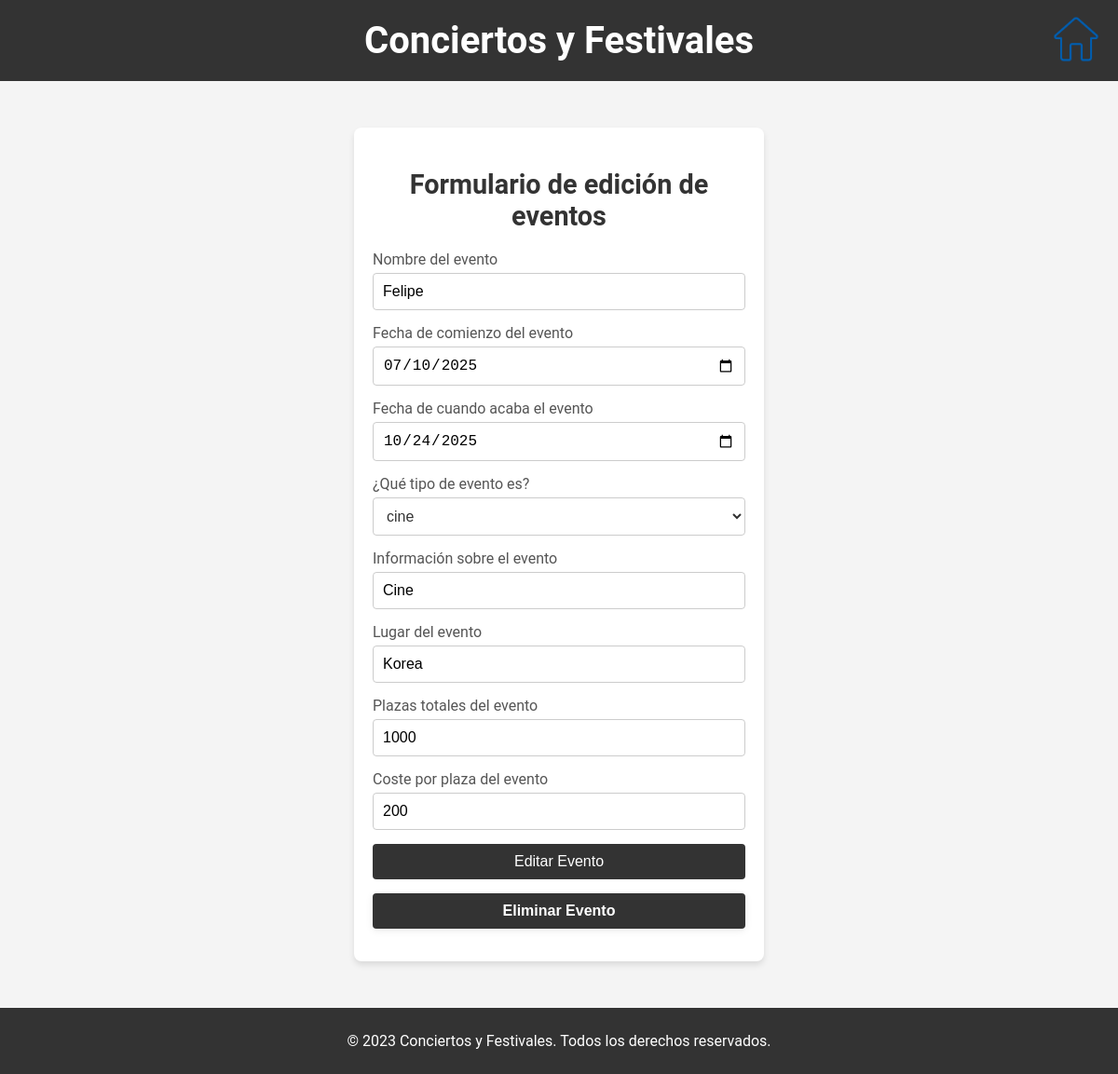
/views/editEvent.php?evento=Felipe (signed in), run on the app's committed database.
### tables this page shows
CREATE TABLE `eventos` (
  `id` int(11) NOT NULL,
  `nombre` varchar(45) NOT NULL,
  `descripcion` varchar(45) DEFAULT NULL,
  `idTipoEvento` int(11) NOT NULL,
  `plazas` smallint(15) NOT NULL,
  `precio` float DEFAULT NULL,
  `lugar` varchar(45) DEFAULT NULL,
  `fInicio` date DEFAULT NULL,
  `fFinal` date DEFAULT NULL,
  `usuarios_id` int(11) NOT NULL,
  `imagen` varchar(45) NOT NULL
);

### Datos/Database.php (called while the page is built, shortened)
<?php
class Database {
    private static $instance = null;
    private function __construct() {
        $host = 'localhost';
        $db   = 'ConFest';
        $user = 'root';
        $pass = '';
        $charset = 'utf8';
        $dsn = "mysql:host=$host;dbname=$db;charset=$charset";
        $options = [
            PDO::ATTR_ERRMODE            => PDO::ERRMODE_EXCEPTION,
            PDO::ATTR_DEFAULT_FETCH_MODE => PDO::FETCH_ASSOC,
            PDO::ATTR_EMULATE_PREPARES   => false,
        ];
        try {
            $this->pdo = new PDO($dsn, $user, $pass, $options);
        } catch (\PDOException $e) {
            throw new \PDOException($e->getMessage(), (int)$e->getCode());
        }
    }
    public static function getInstance() {
        if (self::$instance === null) {
            self::$instance = new Database();
        }
        return self::$instance->pdo;
    }
}

### controllers/EventController.php (called while the page is built, shortened)
<?php
require_once __DIR__ . '/../Datos/Database.php';
require_once __DIR__ . '/../models/Event.php';
class EventController {
    private $pdo;
    public function __construct() {
        $this->pdo = Database::getInstance();
    }
    public function getByNombre($nombre) {
        $stmt = $this->pdo->prepare("SELECT * FROM eventos WHERE nombre = ?");
        $stmt->execute([$nombre]);
        $row = $stmt->fetch();
        return $row ? new Event($row) : null;
    }
    public function getTiposDeEventos() {
        $stmt = $this->pdo->query("SELECT id, tipo FROM TiposDeEventos");
        $tipos = [];
        while ($row = $stmt->fetch()) {
            $tipos[$row['id']] = $row['tipo'];
        }
        return $tipos;
    }
}

### models/Event.php (called while the page is built, shortened)
<?php
class Event {
    public function __construct($data) {
        $this->nombre = $data['nombre'] ?? '';
        $this->descripcion = $data['descripcion'] ?? '';
        $this->idTipoEvento = $data['idTipoEvento'] ?? null;
        $this->plazas = $data['plazas'] ?? 0;
        $this->precio = $data['precio'] ?? 0;
        $this->lugar = $data['lugar'] ?? '';
        $this->fInicio = $data['fInicio'] ?? '';
        $this->fFinal = $data['fFinal'] ?? '';
    }
}
?>

### views/editEvent.php (the view, shortened to what this page needs)
<?php
require_once __DIR__ . '/../controllers/EventController.php';
$eventController = new EventController();
$tipos = $eventController->getTiposDeEventos();
$nombreEvento = $_GET['evento'] ?? $_POST['nombre_original'] ?? '';
$evento = $eventController->getByNombre($nombreEvento);
?>
<!DOCTYPE html>
<html lang="es">
<head>
    <link rel="stylesheet" href="../estilo-index.css?v=<?= time() ?>">
</head>
<body>
    <header>
        <h1>Conciertos y Festivales</h1>
        <div class="iconHeader">
            <a href="../index.php" class="iconLogIn">
                <img src="../Imagenes/home.png" alt="Volver al inicio">
            </a>
        </div>
    </header>
    <div class="containerForm">
        <h2>Formulario de edición de eventos</h2>
        <?php if ($evento): ?>
        <form action="" method="POST" class="form" id="eventForm">
            <div class="groupForm">
                <label for="nombre">Nombre del evento</label>
                <input type="text" id="nombre" name="nombre" value="<?= htmlspecialchars($_POST['nombre'] ?? $evento->nombre) ?>">
            </div>
            <div class="groupForm">
                <label for="fechaInicial">Fecha de comienzo del evento</label>
                <input type="date" id="fechaInicial" name="fechaInicial" value="<?= htmlspecialchars($_POST['fechaInicial'] ?? $evento->fInicio) ?>">
            </div>
            <div class="groupForm">
                <label for="fechaFinal">Fecha de cuando acaba el evento</label>
                <input type="date" id="fechaFinal" name="fechaFinal" value="<?= htmlspecialchars($_POST['fechaFinal'] ?? $evento->fFinal) ?>">
            </div>
            <div class="groupForm">
                <label for="idTipoEvento">¿Qué tipo de evento es?</label>
                <select name="idTipoEvento" id="idTipoEvento">
                    <?php foreach ($tipos as $id => $tipo): ?>
                        <option value="<?= $id ?>" <?= (($_POST['idTipoEvento'] ?? $evento->idTipoEvento) == $id) ? 'selected' : '' ?>>
                            <?= htmlspecialchars($tipo) ?>
                        </option>
                    <?php endforeach; ?>
                </select>
            </div>
            <div class="groupForm">
                <label for="informacionEvento">Información sobre el evento</label>
                <input type="text" id="informacionEvento" name="informacionEvento" value="<?= htmlspecialchars($_POST['informacionEvento'] ?? $evento->descripcion) ?>">
            </div>
            <div class="groupForm">
                <label for="lugar">Lugar del evento</label>
                <input type="text" id="lugar" name="lugar" value="<?= htmlspecialchars($_POST['lugar'] ?? $evento->lugar) ?>">
            </div>
            <div class="groupForm">
                <label for="plazas">Plazas totales del evento</label>
                <input type="number" id="plazas" name="plazas" value="<?= htmlspecialchars($evento->plazas) ?>" readonly>
            </div>
            <div class="groupForm">
                <label for="costePorPlaza">Coste por plaza del evento</label>
                <input type="number" id="costePorPlaza" name="costePorPlaza" value="<?= htmlspecialchars($_POST['costePorPlaza'] ?? $evento->precio) ?>" step="any">
            </div>
            <div class="groupForm">
                <button type="submit">Editar Evento</button>
            </div>
        </form>
        <div class="groupForm">
            <form action="" method="POST" onsubmit="return confirm('¿Seguro que deseas eliminar este evento?');">
                <button type="submit" name="eliminar" value="1" class="botonEliminarEvento">Eliminar Evento</button>
            </form>
        </div>
        <?php endif; ?>
    </div>
    <footer>
        <div id="center">
            <p>&copy; 2023 Conciertos y Festivales. Todos los derechos reservados.</p>
        </div>
    </footer>
</body>
</html>

### estilo-index.css (style rules this page uses)
html, body { font-family: 'Roboto', sans-serif; height: 100%; margin: 0; padding: 0; background-color: #f4f4f4; }
body { min-height: 100vh; display: flex; flex-direction: column; }
header h1 { margin: 0; font-size: 2.5rem; }
header { position: relative; background-color: #333; color: #fff; padding: 20px 0; text-align: center; }
.iconHeader { position: absolute; top: 50%; right: 20px; display: flex; align-items: center; transform: translateY(-50%); gap: 10px; }
.iconHeader .iconEdit img, .iconHeader .iconLogIn img { object-fit: contain; cursor: pointer; display: inline-block; }
.iconLogIn { order: 1; }
.iconLogIn img { width: 50px; height: 50px; cursor: pointer; }
footer { background-color: #333; color: #fff; padding: 10px 0; margin-top: 20px; display: flex; justify-content: space-between; align-items: center; text-align: center; margin-top: auto; }
footer div { flex: 1; display: flex; align-items: center; justify-content: center; }
footer #center { justify-content: center; }
.containerForm { max-width: 600px; width: 90%; max-width: 400px; margin: 50px auto; padding: 20px; background-color: #fff; border-radius: 8px; box-shadow: 0 4px 6px rgba(0, 0, 0, 0.1); text-align: center; }
.containerForm h2 { margin-bottom: 20px; font-size: 1.8rem; color: #333; }
.groupForm { margin-bottom: 15px; text-align: left; }
.groupForm label { display: block; margin-bottom: 5px; font-size: 1rem; color: #555; }
.groupForm input { width: 100%; padding: 10px; font-size: 1rem; border: 1px solid #ccc; border-radius: 4px; box-sizing: border-box; }
.groupForm button { width: 100%; padding: 10px; font-size: 1rem; background-color: #333; color: #fff; border: none; border-radius: 4px; cursor: pointer; transition: background-color 0.3s ease; }
.groupForm select { width: 100%; padding: 10px; font-size: 1rem; border: 1px solid #ccc; border-radius: 4px; box-sizing: border-box; background-color: #fff; color: #333; margin-bottom: 0; transition: border-color 0.3s; }
.botonEliminarEvento { display: block; text-align: center; background: #333; color: #fff; text-decoration: none; padding: 12px 32px; border-radius: 4px; font-size: 1.1rem; font-weight: bold; box-shadow: 0 2px 8px rgba(0,0,0,0.08); transition: background 0.3s; margin-top: 10px; }

### data on the page
eventos: nombre "Felipe", fechaInicial "07/10/2025", fechaFinal "10/24/2025", idTipoEvento "cine", informacionEvento "Cine", lugar "Korea", plazas "1000", costePorPlaza "200"
